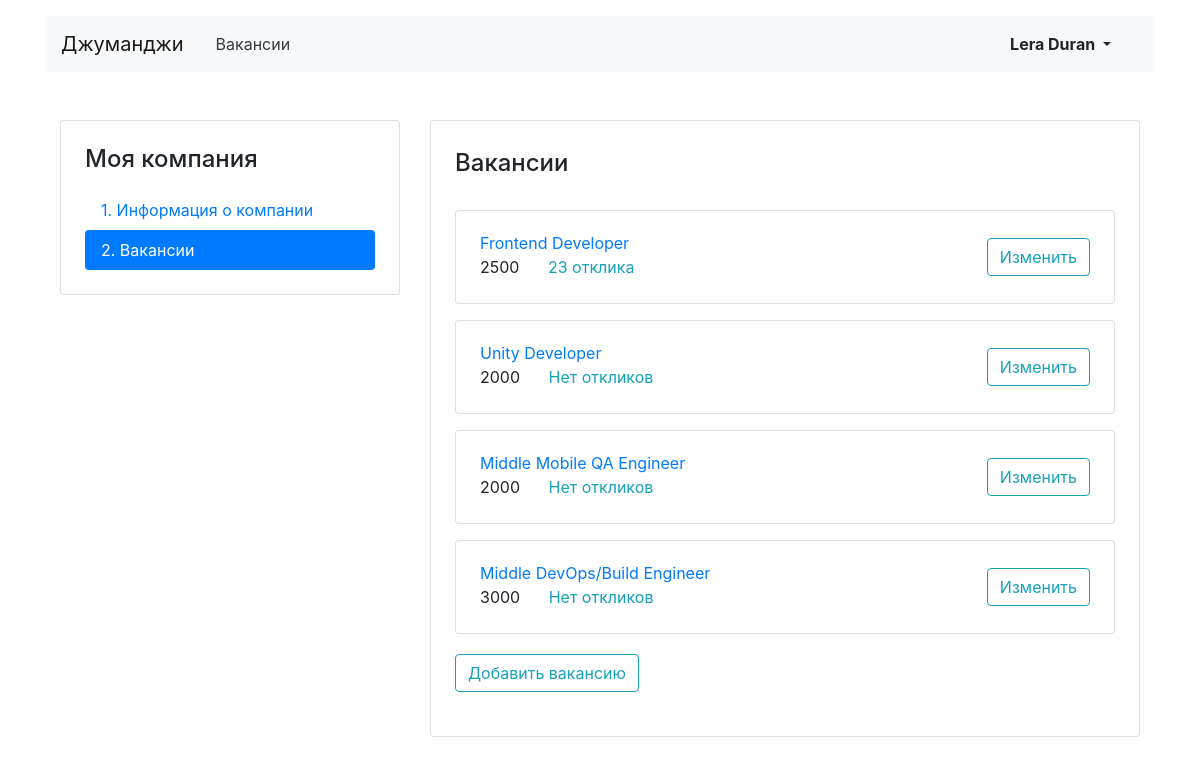
Screenshot of /mycompany/vacancies/ (signed in) with the database file from the repository.
### vacancies/models.py (models this page shows, shortened)
class Vacancy(models.Model):
    title = models.CharField(max_length=64, verbose_name='Название вакансии')
    specialty = models.ForeignKey(Specialty, on_delete=models.PROTECT, related_name="vacancies",
                                  verbose_name='Специализация')
    company = models.ForeignKey(Company, on_delete=models.CASCADE, related_name="vacancies")
    skills = models.TextField(blank=True, verbose_name='Требуемые навыки')
    description = models.TextField(blank=True, verbose_name='Описание вакансии')
    salary_min = models.IntegerField(blank=True, verbose_name='Зарплата от')
    salary_max = models.IntegerField(blank=True, verbose_name='Зарплата до')
    published_at = models.DateTimeField(auto_now_add=True)
    class Meta:
        verbose_name = 'Вакансия'
        verbose_name_plural = 'Вакансии'

### vacancies/views.py (the view)
# urls.py: path('mycompany/vacancies/', MyCompanyVacanciesView.as_view(), name='mycompany_vacancies'),
class MyCompanyVacanciesView(LoginRequiredMixin, ListView):
    model = Vacancy
    template_name = 'vacancies/vacancy-list.html'
    login_url = '/login/'
    def get(self, request, *args, **kwargs):
        vacancies_by_company = None
        try:
            mycompany = Company.objects.get(owner=request.user)
            vacancies_by_company = Vacancy.objects.filter(company=mycompany.pk)
        except ObjectDoesNotExist:
            return redirect('letsstart_mycompany')
        context = {
            'mycompany': mycompany,
            'vacancies': vacancies_by_company,
            'isCompanyClick': "nav-link",
            'isVacancyClick': "nav-link active"
        }
        return render(request, 'vacancies/vacancy-list.html', context=context)

### vacancies/templates/vacancies/vacancy-list.html
{% extends 'vacancies/my-company-base.html' %}
{% block mycompany %}
<div class="col-12 col-lg-8">
    <div class="card">
        <div class="card-body px-4 pb-4">
            <section class="tab-pane fade show active">
                <h2 class="h4 pt-2 pb-3">Вакансии</h2>
                {% if not mycompany %}
                <h6>У вас нет компании, поэтому вы не можете создать вакансию. Для создания вернитесь на вкладку
                    'Информация о компании'</h6>
                {% elif vacancies.count == 0 %}
                <h6>У вас пока нет вакансии, но вы можете создать первую!</h6>
                <a href="{% url 'mycompany_create_vacancy' %}" class="btn btn-outline-info">Добавить вакансию</a>
                {% else %}
                {% for vacancy in vacancies %}
                <div class="card mt-3">
                    <div class="card-body px-4">
                        <div class="row align-items-center">
                            <div class="col-6 col-lg-8">
                                <a href="{% url 'mycompany_vacancy' vacancy.pk %}" class="mb-1">{{ vacancy.title }}</a>
                                {% if vacancy.applications.count == 0 %}
                                <p class="mb-1">
                                    <span class="mr-4">{{ vacancy.salary_max }}</span><span class="text-info">
                                    Нет откликов</span>
                                </p>
                                {% else %}
                                <p class="mb-1">
                                    <span class="mr-4">{{ vacancy.salary_max }}</span><a
                                        href="{% url 'mycompany_vacancy' vacancy.pk %}" class="text-info">
                                    {{ vacancy.applications.count }} отклика</a>
                                </p>
                                {% endif %}
                            </div>
                            <div class="col-6 col-lg-4 text-right">
                                <a href="{% url 'mycompany_vacancy' vacancy.pk %}"
                                   class="btn btn-outline-info">Изменить</a>
                            </div>
                        </div>
                    </div>
                </div>
                {% endfor %}
                <div class="card-body px-0">
                    <a href="{% url 'mycompany_create_vacancy' %}" class="btn btn-outline-info">Добавить вакансию</a>
                </div>
                {% endif %}
            </section>
        </div>
    </div>
</div>
{% endblock %}

### vacancies/templates/vacancies/base.html (shortened to what this page needs)
<!DOCTYPE html>
<html lang="ru">
<head>
    <link rel="stylesheet" href="https://stackpath.bootstrapcdn.com/bootstrap/4.3.1/css/bootstrap.min.css"
>
</head>
<body>
<header class="container mt-3">
    <nav class="navbar navbar-expand-lg navbar-light bg-light">
        <a class="navbar-brand mr-4" href="{% url 'home' %}">Джуманджи</a>
        <div class="collapse navbar-collapse justify-content-between" id="navbarNav">
            <ul class="navbar-nav col-10">
                <li class="nav-item">
                    <a class="nav-link text-dark" href="{% url 'vacancies' %}">Вакансии</a>
                </li>
            </ul>
            {% if request.user.is_authenticated %}
            <ul class="navbar-nav col-2 justify-content-end">
                <li class="nav-item active">
                    <div class="btn-group">
                        {% if user.first_name or user.last_name %}
                        <button type="button" class="btn dropdown-toggle font-weight-bold  float-right"
                                data-toggle="dropdown" aria-haspopup="true" aria-expanded="false">
                            {{ user.first_name }} {{ user.last_name }}
                        </button>
                        {% else %}
                        <button type="button" class="btn dropdown-toggle font-weight-bold  float-right"
                                data-toggle="dropdown" aria-haspopup="true" aria-expanded="false">
                            {{ user.username }}
                        </button>
                        {% endif %}
                    </div>
                </li>
            </ul>
            {% else %}
            <ul class="navbar-nav col-2 justify-content-end">
                <li class="nav-item active">
                    <a href="{% url 'login' %}" class="nav-link font-weight-bold">Вход</a>
                </li>
            </ul>
            {% endif %}
        </div>
    </nav>
</header>
<main class="container mt-3">
    {% block content %}
    {% endblock %}
</main>
</body>
</html>

### rows the page displays
Vacancy: title "Frontend Developer", salary_max "2500", applications.count "23"
Vacancy: title "Unity Developer", salary_max "2000"
Vacancy: title "Middle Mobile QA Engineer", salary_max "2000"
Vacancy: title "Middle DevOps/Build Engineer", salary_max "3000"

### other values shown
{{ user.first_name }} "Lera"
{{ user.last_name }} "Duran"
